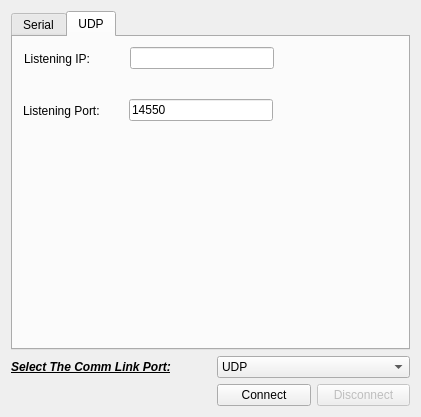
<?xml version="1.0" encoding="UTF-8"?>
<ui version="4.0">
 <class>commSetting</class>
 <widget class="QWidget" name="commSetting">
  <property name="geometry">
   <rect>
    <x>0</x>
    <y>0</y>
    <width>421</width>
    <height>417</height>
   </rect>
  </property>
  <property name="windowTitle">
   <string>Form</string>
  </property>
  <layout class="QVBoxLayout" name="verticalLayout">
   <item>
    <widget class="QTabWidget" name="tab_comm">
     <property name="currentIndex">
      <number>1</number>
     </property>
     <widget class="QWidget" name="Serial">
      <attribute name="title">
       <string>Serial</string>
      </attribute>
      <widget class="QWidget" name="layoutWidget">
       <property name="geometry">
        <rect>
         <x>9</x>
         <y>9</y>
         <width>174</width>
         <height>27</height>
        </rect>
       </property>
       <layout class="QHBoxLayout" name="horizontalLayout">
        <item>
         <widget class="QLabel" name="label">
          <property name="minimumSize">
           <size>
            <width>80</width>
            <height>0</height>
           </size>
          </property>
          <property name="text">
           <string>Serial Port:</string>
          </property>
         </widget>
        </item>
        <item>
         <widget class="QComboBox" name="cbox_serial_port"/>
        </item>
       </layout>
      </widget>
      <widget class="QWidget" name="layoutWidget">
       <property name="geometry">
        <rect>
         <x>9</x>
         <y>49</y>
         <width>174</width>
         <height>27</height>
        </rect>
       </property>
       <layout class="QHBoxLayout" name="horizontalLayout_2">
        <item>
         <widget class="QLabel" name="label_2">
          <property name="minimumSize">
           <size>
            <width>80</width>
            <height>0</height>
           </size>
          </property>
          <property name="text">
           <string>Baud Rate:</string>
          </property>
         </widget>
        </item>
        <item>
         <widget class="QComboBox" name="cbox_serial_baud_rate">
          <item>
           <property name="text">
            <string>115200</string>
           </property>
          </item>
          <item>
           <property name="text">
            <string>57600</string>
           </property>
          </item>
          <item>
           <property name="text">
            <string>38400</string>
           </property>
          </item>
          <item>
           <property name="text">
            <string>19200</string>
           </property>
          </item>
          <item>
           <property name="text">
            <string>9600</string>
           </property>
          </item>
         </widget>
        </item>
       </layout>
      </widget>
      <widget class="QWidget" name="layoutWidget">
       <property name="geometry">
        <rect>
         <x>9</x>
         <y>88</y>
         <width>174</width>
         <height>27</height>
        </rect>
       </property>
       <layout class="QHBoxLayout" name="horizontalLayout_3">
        <item>
         <widget class="QLabel" name="label_3">
          <property name="minimumSize">
           <size>
            <width>80</width>
            <height>0</height>
           </size>
          </property>
          <property name="text">
           <string>Data Bits:</string>
          </property>
         </widget>
        </item>
        <item>
         <widget class="QComboBox" name="cbox_serial_data_bits">
          <item>
           <property name="text">
            <string>8</string>
           </property>
          </item>
          <item>
           <property name="text">
            <string>7</string>
           </property>
          </item>
         </widget>
        </item>
       </layout>
      </widget>
      <widget class="QWidget" name="layoutWidget">
       <property name="geometry">
        <rect>
         <x>9</x>
         <y>128</y>
         <width>174</width>
         <height>27</height>
        </rect>
       </property>
       <layout class="QHBoxLayout" name="horizontalLayout_4">
        <item>
         <widget class="QLabel" name="label_4">
          <property name="minimumSize">
           <size>
            <width>80</width>
            <height>0</height>
           </size>
          </property>
          <property name="text">
           <string>Parity:</string>
          </property>
         </widget>
        </item>
        <item>
         <widget class="QComboBox" name="cbox_serial_parity">
          <item>
           <property name="text">
            <string>None</string>
           </property>
          </item>
          <item>
           <property name="text">
            <string>Odd</string>
           </property>
          </item>
          <item>
           <property name="text">
            <string>Even</string>
           </property>
          </item>
         </widget>
        </item>
       </layout>
      </widget>
      <widget class="QWidget" name="layoutWidget">
       <property name="geometry">
        <rect>
         <x>9</x>
         <y>167</y>
         <width>174</width>
         <height>27</height>
        </rect>
       </property>
       <layout class="QHBoxLayout" name="horizontalLayout_5">
        <item>
         <widget class="QLabel" name="label_5">
          <property name="minimumSize">
           <size>
            <width>80</width>
            <height>0</height>
           </size>
          </property>
          <property name="text">
           <string>Stop Bits:</string>
          </property>
         </widget>
        </item>
        <item>
         <widget class="QComboBox" name="cbox_serial_stop_bits">
          <item>
           <property name="text">
            <string>1</string>
           </property>
          </item>
          <item>
           <property name="text">
            <string>2</string>
           </property>
          </item>
         </widget>
        </item>
       </layout>
      </widget>
     </widget>
     <widget class="QWidget" name="UDP">
      <attribute name="title">
       <string>UDP</string>
      </attribute>
      <widget class="QWidget" name="layoutWidget">
       <property name="geometry">
        <rect>
         <x>11</x>
         <y>8</y>
         <width>250</width>
         <height>27</height>
        </rect>
       </property>
       <layout class="QHBoxLayout" name="horizontalLayout_6">
        <item>
         <widget class="QLabel" name="label_8">
          <property name="minimumSize">
           <size>
            <width>100</width>
            <height>0</height>
           </size>
          </property>
          <property name="text">
           <string>Listening IP:</string>
          </property>
         </widget>
        </item>
        <item>
         <widget class="QLineEdit" name="ledit_udp_address">
          <property name="toolTip">
           <string/>
          </property>
          <property name="statusTip">
           <string/>
          </property>
         </widget>
        </item>
       </layout>
      </widget>
      <widget class="QWidget" name="layoutWidget">
       <property name="geometry">
        <rect>
         <x>10</x>
         <y>60</y>
         <width>250</width>
         <height>27</height>
        </rect>
       </property>
       <layout class="QHBoxLayout" name="horizontalLayout_9">
        <item>
         <widget class="QLabel" name="label_6">
          <property name="minimumSize">
           <size>
            <width>100</width>
            <height>0</height>
           </size>
          </property>
          <property name="text">
           <string>Listening Port:</string>
          </property>
         </widget>
        </item>
        <item>
         <widget class="QLineEdit" name="ledit_udp_port">
          <property name="text">
           <string>14550</string>
          </property>
         </widget>
        </item>
       </layout>
      </widget>
     </widget>
    </widget>
   </item>
   <item>
    <layout class="QHBoxLayout" name="horizontalLayout_7">
     <item>
      <widget class="QLabel" name="label_7">
       <property name="minimumSize">
        <size>
         <width>200</width>
         <height>0</height>
        </size>
       </property>
       <property name="font">
        <font>
         <weight>75</weight>
         <italic>true</italic>
         <bold>true</bold>
         <underline>true</underline>
        </font>
       </property>
       <property name="layoutDirection">
        <enum>Qt::LeftToRight</enum>
       </property>
       <property name="text">
        <string>Select The Comm Link Port:</string>
       </property>
      </widget>
     </item>
     <item>
      <widget class="QComboBox" name="cbox_comm_link">
       <property name="currentIndex">
        <number>1</number>
       </property>
       <item>
        <property name="text">
         <string>Serial</string>
        </property>
       </item>
       <item>
        <property name="text">
         <string>UDP</string>
        </property>
       </item>
      </widget>
     </item>
    </layout>
   </item>
   <item>
    <layout class="QHBoxLayout" name="horizontalLayout_8">
     <item>
      <widget class="QLabel" name="label_setup_status">
       <property name="minimumSize">
        <size>
         <width>200</width>
         <height>0</height>
        </size>
       </property>
       <property name="font">
        <font>
         <weight>75</weight>
         <italic>true</italic>
         <bold>true</bold>
        </font>
       </property>
       <property name="styleSheet">
        <string notr="true">color: rgb(193, 125, 17);</string>
       </property>
       <property name="text">
        <string/>
       </property>
      </widget>
     </item>
     <item>
      <widget class="QPushButton" name="btn_comm_connect">
       <property name="text">
        <string>Connect</string>
       </property>
      </widget>
     </item>
     <item>
      <widget class="QPushButton" name="btn_comm_disconnect">
       <property name="enabled">
        <bool>false</bool>
       </property>
       <property name="text">
        <string>Disconnect</string>
       </property>
      </widget>
     </item>
    </layout>
   </item>
  </layout>
 </widget>
 <resources/>
 <connections/>
</ui>
